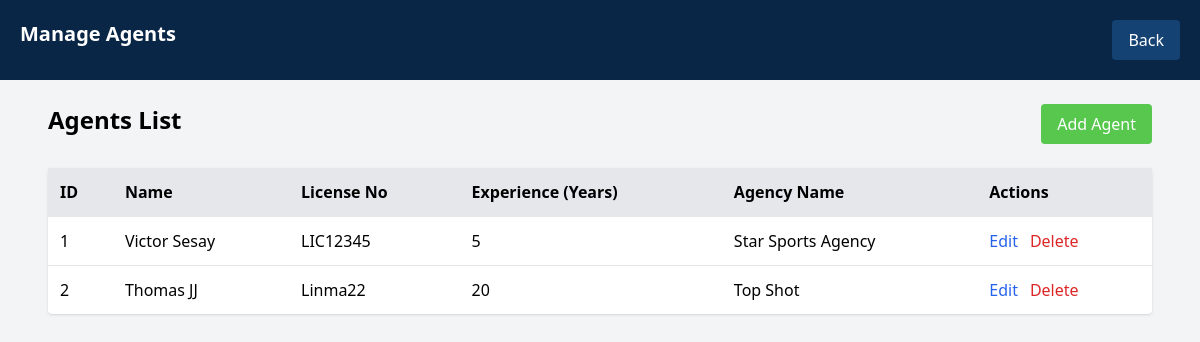
Screenshot of /admin/manage_agent.php (signed in) with the database file from the repository.
### tables this page shows
CREATE TABLE `agents` (
  `agent_id` int(11) NOT NULL,
  `user_id` int(11) NOT NULL,
  `license_no` varchar(100) DEFAULT NULL,
  `experience_years` int(11) DEFAULT NULL,
  `agency_name` varchar(100) DEFAULT NULL
);

CREATE TABLE `users` (
  `id` int(11) NOT NULL,
  `name` varchar(100) NOT NULL,
  `email` varchar(150) DEFAULT NULL,
  `password` varchar(255) NOT NULL,
  `role` enum('Admin','Player','Agent','Club Manager') NOT NULL,
  `created_at` timestamp NOT NULL DEFAULT current_timestamp(),
  `phone` varchar(20) DEFAULT NULL
);

### admin/manage_agent.php (the view, shortened to what this page needs)
<?php
include '../backend/config.php';
$agents = $conn->query("
    SELECT agents.*, users.name AS user_name
    FROM agents
    LEFT JOIN users ON agents.user_id = users.id
");
?>
<!DOCTYPE html>
<html>
<head>
    <script src="https://cdn.tailwindcss.com"></script>
</head>
<body class="bg-gray-100">
<header class="bg-navy text-white p-5 flex justify-between">
    <h1 class="text-xl font-bold">Manage Agents</h1>
    <a href="dashboard.php" class="bg-softblue px-4 py-2 rounded">Back</a>
</header>
<main class="p-6 max-w-6xl mx-auto">
    <div class="flex justify-between mb-6">
        <h2 class="text-2xl font-semibold">Agents List</h2>
        <a href="add_agent.php" class="bg-lime px-4 py-2 rounded text-white">Add Agent</a>
    </div>
    <table class="w-full bg-white shadow rounded">
        <tr class="bg-gray-200 text-left">
            <th class="p-3">ID</th>
            <th class="p-3">Name</th>
            <th class="p-3">License No</th>
            <th class="p-3">Experience (Years)</th>
            <th class="p-3">Agency Name</th>
            <th class="p-3">Actions</th>
        </tr>
        <?php while ($a = $agents->fetch_assoc()): ?>
        <tr class="border-t">
            <td class="p-3"><?= $a['agent_id'] ?></td>
            <td class="p-3"><?= $a['user_name'] ?></td>
            <td class="p-3"><?= $a['license_no'] ?></td>
            <td class="p-3"><?= $a['experience_years'] ?></td>
            <td class="p-3"><?= $a['agency_name'] ?></td>
            <td class="p-3 flex gap-3">
                <a href="edit_agent.php?id=<?= $a['agent_id'] ?>" class="text-blue-600">Edit</a>
                <a href="delete_agent.php?id=<?= $a['agent_id'] ?>" class="text-red-600"
                   onclick="return confirm('Delete this agent?')">Delete</a>
            </td>
        </tr>
        <?php endwhile; ?>
    </table>
</main>
</body>
</html>

### rows the page displays
agents: agent_id "1", user.name "Victor Sesay", license_no "LIC12345", experience_years "5", agency_name "Star Sports Agency"
agents: agent_id "2", user.name "Thomas JJ", license_no "Linma22", experience_years "20", agency_name "Top Shot"
